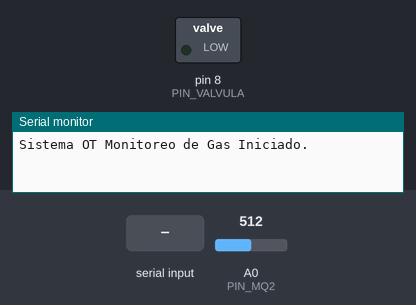
Recording of a sketch running on a simulated Arduino Uno, built with avr-gcc and run on an emulated ATmega328P. Shown: switched loads named in the sketch (green lamp = pin HIGH), the last lines printed to the serial monitor. Inputs (shaded band) come from the test bench; at power-on: A0 (PIN_MQ2) = 512.

Above: at 1.8 s.
1.9 s: A0 (PIN_MQ2) set to 591
3.4 s: A0 (PIN_MQ2) set to 614
At 5.2 s:
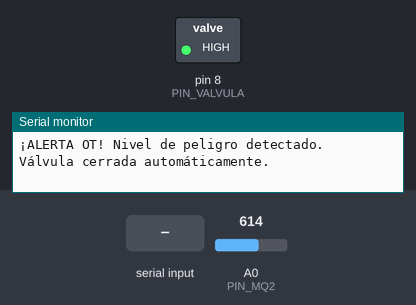
7.6 s: "VALVULA:ABRIR\n" received over the second serial link
At 9.0 s:
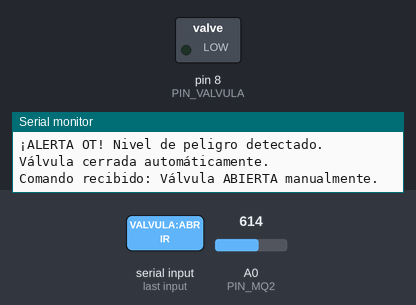
Timing chart, 0 to 10.7 s (numbered marks = the images above; inputs shaded):
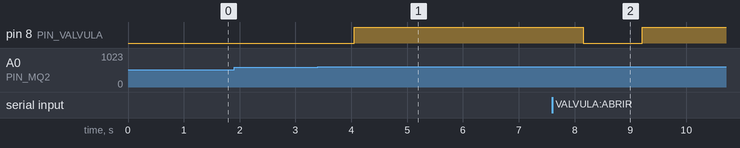

The sketch:

Arduino_MonitoreoGas.ino
```cpp
#include <SoftwareSerial.h>

// Definición de pines para módulo Bluetooth HC-05
const int BT_RX = 2; // Pin RX de Arduino a TX de HC-05
const int BT_TX = 3; // Pin TX de Arduino a RX de HC-05 (con divisor de voltaje)

// Pines de sensores y actuadores
const int PIN_MQ2 = A0;      // Entrada analógica del sensor de gas MQ-2
const int PIN_VALVULA = 8;   // Salida Digital para Válvula / Relé (Fail-safe)

SoftwareSerial BTSerial(BT_RX, BT_TX);

int lecturaGas = 0;
String comandoEntrante = "";

void setup() {
  pinMode(PIN_VALVULA, OUTPUT);
  digitalWrite(PIN_VALVULA, LOW); // Estado inicial: Válvula abierta (normal)

  Serial.begin(9600);      // Monitor Serie para depuración
  BTSerial.begin(9600);    // Comunicación serie con HC-05
  Serial.println("Sistema OT Monitoreo de Gas Iniciado.");
}

void loop() {
  // 1. Lectura del sensor analógico MQ-2
  lecturaGas = analogRead(PIN_MQ2);

  // 2. Transmisión de telemetría a la App Android mediante Bluetooth SPP
  BTSerial.print("GAS:");
  BTSerial.println(lecturaGas);

  // 3. Lógica Fail-Safe (IEC 62443): Cierre automático por hardware si se supera el umbral crítico
  if (lecturaGas >= 600) {
    digitalWrite(PIN_VALVULA, HIGH); // Activar solenoide / CERRAR Válvula
    Serial.println("¡ALERTA OT! Nivel de peligro detectado. Válvula cerrada automáticamente.");
  }

  // 4. Procesamiento de comandos remotos desde la App Android
  while (BTSerial.available()) {
    char c = BTSerial.read();
    if (c == '\n') {
      comandoEntrante.trim();
      procesarComando(comandoEntrante);
      comandoEntrante = "";
    } else {
      comandoEntrante += c;
    }
  }

  delay(1000); // Muestreo cada 1 segundo
}

void procesarComando(String cmd) {
  if (cmd == "VALVULA:CERRAR") {
    digitalWrite(PIN_VALVULA, HIGH);
    Serial.println("Comando recibido: Válvula CERRADA manualmente.");
  } else if (cmd == "VALVULA:ABRIR") {
    digitalWrite(PIN_VALVULA, LOW);
    Serial.println("Comando recibido: Válvula ABIERTA manualmente.");
  }
}
```

Measured:
- the behaviour switches between 599 and 600 on A0 (PIN_MQ2) (found by bisection; images 0 and 1)
- after the input at 1.9 s, every drawn part: stays the same
- after the input at 3.4 s, pin 8 (PIN_VALVULA): LOW → HIGH after 0.65 s
- after the input at 7.6 s, pin 8 (PIN_VALVULA): HIGH → LOW after 0.55 s, → HIGH 1.1 s later
